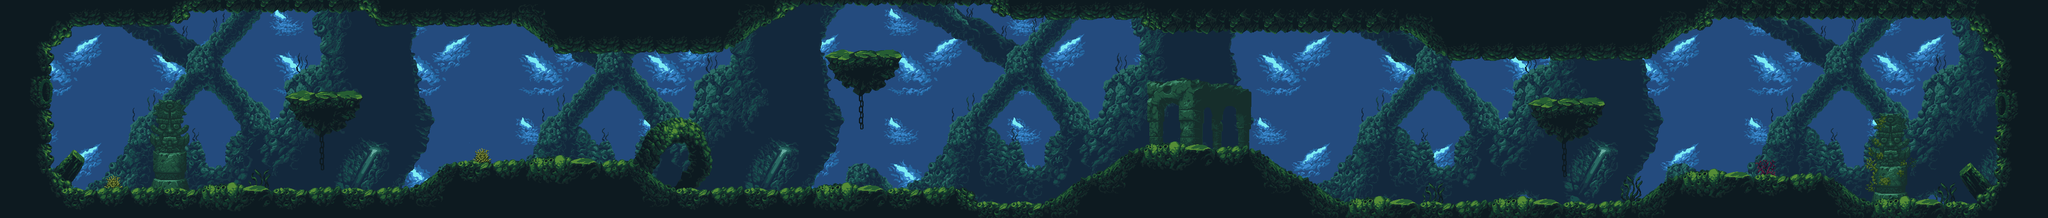

Rendered tile map (Tiled .tmx) drawn with the repository's tilesets; below, a short description and the map source with its tile grids summarised:
An orthogonal 300x32 tile map with 16x16 px tiles, 5 tile layers (Слой тайлов 1, Слой тайлов 2, Слой тайлов 6, Слой тайлов 3, ...) and 92 objects (73x solid, 5x mine, 3x fish, 3x fish_big, 2x mine_big, ...).

<map version="1.2" tiledversion="1.3.3" orientation="orthogonal" renderorder="right-down" width="300" height="32" tilewidth="16" tileheight="16" infinite="0" nextlayerid="8" nextobjectid="105">
 <tileset firstgid="1" name="map" tilewidth="16" tileheight="16" tilecount="6862" columns="94">
  <image source="map/map.png" width="1504" height="1168" />
 </tileset>
 <layer id="1" name="Слой тайлов 1" width="300" height="32" locked="1">
  <data>[9600 cells, 9600 non-empty, 289 distinct tile ids]</data>
 </layer>
 <layer id="2" name="Слой тайлов 2" width="300" height="32" locked="1">
  <data>[9600 cells, 9600 non-empty, 1920 distinct tile ids]</data>
 </layer>
 <layer id="6" name="Слой тайлов 6" width="300" height="32" locked="1">
  <data>[9600 cells, 781 non-empty, 709 distinct tile ids]</data>
 </layer>
 <layer id="3" name="Слой тайлов 3" width="300" height="32" locked="1">
  <data>[9600 cells, 3211 non-empty, 557 distinct tile ids]</data>
 </layer>
 <layer id="4" name="Слой тайлов 4" width="300" height="32" locked="1">
  <data>[9600 cells, 1013 non-empty, 341 distinct tile ids]</data>
 </layer>
 <objectgroup id="7" name="Слой объектов 1">
  <object id="1" name="solid" x="3.33367" y="2.66663" width="76" height="506.667" />
  <object id="4" name="solid" x="4757" y="1.99983" width="41" height="507.667" />
  <object id="6" name="solid" x="82" y="262.666" width="32" height="246.667" />
  <object id="7" name="solid" x="83.3333" y="3.99983" width="32" height="158.667" />
  <object id="8" name="solid" x="117.333" y="426" width="27.3333" height="82.0003" />
  <object id="9" name="solid" x="148" y="441.333" width="22.6667" height="66.0004" />
  <object id="10" name="solid" x="174.667" y="449.167" width="798.667" height="59.5003" />
  <object id="11" name="solid" x="118" y="3.1665" width="23" height="94.167" />
  <object id="12" name="solid" x="143.5" y="2.6665" width="20.5" height="79.667" />
  <object id="13" name="solid" x="167" y="1.6665" width="234.5" height="51.667" />
  <object id="14" name="solid" x="453.417" y="2.1665" width="385.167" height="21.0003" />
  <object id="15" name="solid" x="404.083" y="1.49983" width="23.1667" height="46.3337" />
  <object id="16" name="solid" x="430.083" y="1.49983" width="20.5" height="29.667" />
  <object id="17" name="solid" x="865.083" y="1.49982" width="23.1667" height="28.3337" />
  <object id="18" name="solid" x="841.75" y="1.83317" width="20.5" height="19.667" />
  <object id="19" name="solid" x="891.416" y="2.16652" width="327.834" height="53.0003" />
  <object id="20" name="solid" x="1304.75" y="2.16652" width="401.834" height="115" />
  <object id="21" name="solid" x="1223.42" y="2.83318" width="36.5003" height="59.3337" />
  <object id="22" name="solid" x="1267.42" y="2.16652" width="33.167" height="83.0003" />
  <object id="23" name="solid" x="1754.75" y="1.83317" width="29.167" height="65.0003" />
  <object id="24" name="solid" x="1708.75" y="2.1665" width="43.167" height="90.3337" />
  <object id="25" name="solid" x="1787.08" y="1.49983" width="29.167" height="49.0003" />
  <object id="26" name="solid" x="1819.08" y="1.1665" width="37.5003" height="27.667" />
  <object id="27" name="solid" x="1859.75" y="1.49983" width="458.167" height="11.3337" />
  <object id="28" name="solid" x="1060.08" y="393.499" width="425.834" height="116.334" />
  <object id="29" name="solid" x="978.75" y="440.5" width="36.5003" height="69.3337" />
  <object id="30" name="solid" x="1019.42" y="421.167" width="36.5003" height="88.667" />
  <object id="31" name="solid" x="1566.09" y="448.833" width="682.5" height="61.0004" />
  <object id="32" name="solid" x="1489.42" y="424.833" width="37.167" height="85.0003" />
  <object id="33" name="solid" x="1530.75" y="447.166" width="29.8337" height="62.667" />
  <object id="34" name="solid" x="694" y="218.666" width="134" height="80.6667">
   <ellipse />
  </object>
  <object id="40" name="solid" x="1952.5" y="120.917" width="141.75" height="87.4167">
   <ellipse />
  </object>
  <object id="41" name="solid" x="3601.25" y="236.167" width="147" height="80.4167">
   <ellipse />
  </object>
  <object id="42" name="solid" x="2323.75" y="1.6665" width="37.5003" height="27.667" />
  <object id="43" name="solid" x="2364.75" y="3.1665" width="314.5" height="31.667" />
  <object id="44" name="solid" x="2682.75" y="3.1665" width="37.5003" height="57.667" />
  <object id="45" name="solid" x="2721.92" y="2.83317" width="573.334" height="61.0003" />
  <object id="46" name="solid" x="3393.25" y="3.1665" width="480.167" height="130.334" />
  <object id="47" name="solid" x="3145.58" y="478.166" width="693.5" height="31.667" />
  <object id="48" name="solid" x="2661.92" y="352.833" width="280.167" height="158.334" />
  <object id="49" name="solid" x="3922.61" y="418.742" width="359" height="90.167" />
  <object id="50" name="solid" x="4018.75" y="2.6665" width="591.5" height="32.667" />
  <object id="51" name="solid" x="2293.92" y="482.166" width="170.5" height="27.667" />
  <object id="52" name="solid" x="2250.92" y="463.833" width="39.5003" height="44.667" />
  <object id="53" name="solid" x="2467.25" y="467.166" width="37.5003" height="42.3337" />
  <object id="54" name="solid" x="2506.92" y="443.833" width="37.5003" height="66.0003" />
  <object id="55" name="solid" x="2546.92" y="420.166" width="37.5003" height="89.667" />
  <object id="56" name="solid" x="2586.92" y="399.833" width="37.5003" height="110" />
  <object id="57" name="solid" x="2626.25" y="374.5" width="33.167" height="136" />
  <object id="58" name="solid" x="2944.75" y="375.166" width="37.5003" height="135.667" />
  <object id="59" name="solid" x="2984.75" y="398.166" width="37.5003" height="113.167" />
  <object id="60" name="solid" x="3025.25" y="418.166" width="37.5003" height="92.667" />
  <object id="61" name="solid" x="3065.75" y="442.666" width="37.5003" height="67.667" />
  <object id="62" name="solid" x="3105.75" y="472.416" width="37.5003" height="37.417" />
  <object id="63" name="solid" x="3842.25" y="463.166" width="37.5003" height="47.0003" />
  <object id="64" name="solid" x="3882.58" y="436.833" width="37.5003" height="73.0003" />
  <object id="65" name="solid" x="3325.75" y="2.1665" width="24.0003" height="90.167" />
  <object id="66" name="solid" x="3352.75" y="3.1665" width="37.5003" height="115.667" />
  <object id="67" name="solid" x="3297.25" y="3.1665" width="26.0003" height="67.667" />
  <object id="68" name="solid" x="3876.25" y="2.6665" width="29.5003" height="106.667" />
  <object id="69" name="solid" x="3908.75" y="3.1665" width="32.5003" height="85.167" />
  <object id="70" name="solid" x="3944.75" y="2.6665" width="39.0003" height="65.167" />
  <object id="72" name="solid" x="3985.75" y="4.6665" width="31.0003" height="45.667" />
  <object id="73" name="solid" x="4613.25" y="2.1665" width="42.5003" height="65.667" />
  <object id="74" name="solid" x="4658.25" y="2.6665" width="94.5003" height="116.667" />
  <object id="75" name="solid" x="4687.25" y="121.666" width="66.5003" height="78.667" />
  <object id="76" name="solid" x="4688.25" y="294.166" width="63.0003" height="137.667" />
  <object id="77" name="solid" x="4671.25" y="434.166" width="80.0003" height="76.167" />
  <object id="78" name="solid" x="4636.25" y="458.166" width="31.0003" height="52.167" />
  <object id="79" name="solid" x="4367.75" y="478.166" width="266" height="32.167" />
  <object id="80" name="solid" x="4283.75" y="433.166" width="30.0003" height="77.167" />
  <object id="81" name="solid" x="4315.75" y="453.666" width="24.5003" height="56.667" />
  <object id="82" name="solid" x="4342.25" y="465.666" width="22.5003" height="44.667" />
  <object id="100" name="close" x="4700.5" y="214.5" width="34.5" height="65.5" />
  <object id="2" name="player" x="223" y="288.167" width="38" height="50" />
  </objectgroup>
</map>
<!-- 17 of 92 objects omitted -->